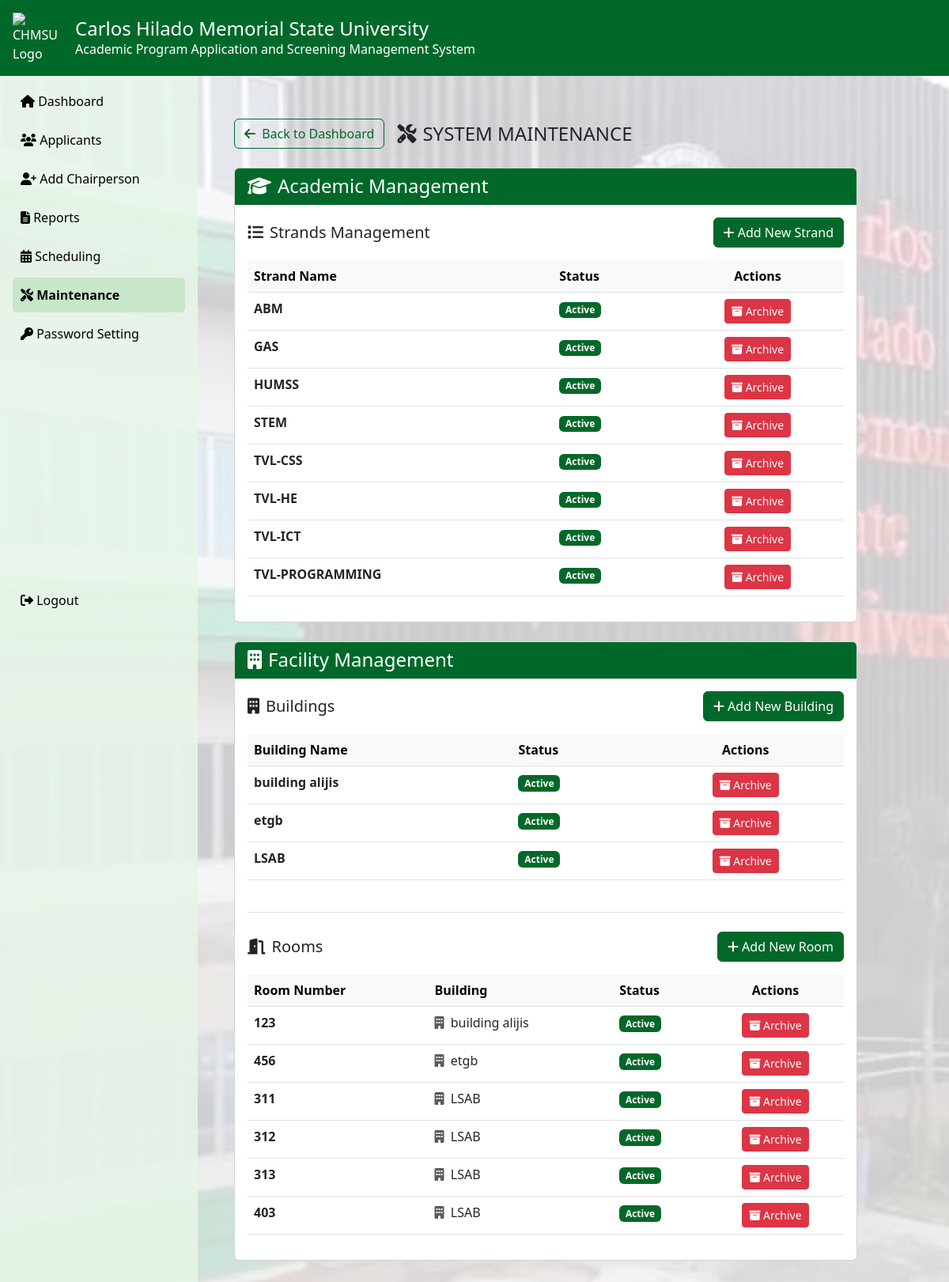
/admin/admin_dashboard.php?page=maintenance, run on the app's committed database.
### tables this page shows
CREATE TABLE `strands` (
  `id` int(11) NOT NULL,
  `name` varchar(100) NOT NULL,
  `status` enum('active','archived') NOT NULL DEFAULT 'active',
  `created_at` timestamp NOT NULL DEFAULT current_timestamp(),
  `updated_at` timestamp NULL DEFAULT NULL ON UPDATE current_timestamp()
);

CREATE TABLE `buildings` (
  `id` int(11) NOT NULL,
  `name` varchar(100) NOT NULL,
  `chair_id` int(11) DEFAULT NULL,
  `status` enum('active','archived') NOT NULL DEFAULT 'active',
  `created_at` timestamp NOT NULL DEFAULT current_timestamp()
);

CREATE TABLE `rooms` (
  `id` int(11) NOT NULL,
  `building_id` int(11) NOT NULL,
  `chair_id` int(11) DEFAULT NULL,
  `room_number` varchar(50) NOT NULL,
  `status` enum('active','archived') NOT NULL DEFAULT 'active',
  `created_at` timestamp NOT NULL DEFAULT current_timestamp()
);

### admin/maintenance.php (the view, shortened to what this page needs)
<?php
require_once '../config/database.php';
$chairId = $_SESSION['chair_id'] ?? null;
$isChairperson = isset($_SESSION['user_type']) && $_SESSION['user_type'] === 'chairperson';
try {
    $stmt = $pdo->query("SELECT * FROM strands ORDER BY status, name");
    $strands = $stmt->fetchAll(PDO::FETCH_ASSOC);
} catch (PDOException $e) {
    $strands = [];
    $error_message = "Failed to fetch strands: " . $e->getMessage();
}
try {
    if ($isChairperson && $chairId) {
        $stmt = $pdo->prepare("SELECT * FROM buildings WHERE chair_id = ? ORDER BY status, name");
        $stmt->execute([$chairId]);
    } else {
        $stmt = $pdo->query("SELECT * FROM buildings ORDER BY status, name");
    }
    $buildings = $stmt->fetchAll(PDO::FETCH_ASSOC);
} catch (PDOException $e) {
    $buildings = [];
    $error_message = "Failed to fetch buildings: " . $e->getMessage();
}
try {
    if ($isChairperson && $chairId) {
        $stmt = $pdo->prepare("SELECT r.*, b.name as building_name FROM rooms r JOIN buildings b ON r.building_id = b.id WHERE r.chair_id = ? ORDER BY r.status, b.name, r.room_number");
        $stmt->execute([$chairId]);
    } else {
        $stmt = $pdo->query("SELECT r.*, b.name as building_name FROM rooms r JOIN buildings b ON r.building_id = b.id ORDER BY r.status, b.name, r.room_number");
    }
    $rooms = $stmt->fetchAll(PDO::FETCH_ASSOC);
} catch (PDOException $e) {
    $rooms = [];
    $error_message = "Failed to fetch rooms: " . $e->getMessage();
}
?>
<div class="container-fluid px-4" style="padding-top: 30px;">
    <div class="row mb-4">
        <div class="col-12">
            <div class="d-flex justify-content-between align-items-center">
                <div class="d-flex align-items-center">
                    <a href="?page=<?= isset($_SESSION['user_type']) && $_SESSION['user_type'] === 'chairperson' ? 'chair_dashboard' : (isset($_SESSION['user_type']) && $_SESSION['user_type'] === 'interviewer' ? 'interviewer_dashboard' : 'dashboard') ?>" class="btn btn-outline-success me-3">
                        <i class="fas fa-arrow-left me-1"></i> Back to Dashboard
                    </a>
                    <h4 class="mb-0"><i class="fas fa-tools me-2"></i>SYSTEM MAINTENANCE</h4>
                </div>
            </div>
        </div>
    </div>
    <div class="toast-container position-fixed top-0 end-0 p-3" style="z-index: 1055;">
    </div>
    <div class="row mb-4">
        <div class="col-12">
            <div class="card">
                <div class="card-header bg-success text-white">
                    <h4 class="mb-0"><i class="fas fa-graduation-cap me-2"></i>Academic Management</h4>
                </div>
                <div class="card-body">
                    <div class="d-flex justify-content-between align-items-center mb-3">
                        <h5 class="mb-0"><i class="fas fa-list me-2"></i>Strands Management</h5>
                        <button type="button" class="btn btn-success" data-bs-toggle="modal" data-bs-target="#addStrandFormModal">
                            <i class="fas fa-plus"></i> Add New Strand
                        </button>
                    </div>
                    <div class="table-responsive">
                        <table class="table table-hover">
                            <thead class="table-light">
                                <tr>
                                    <th>Strand Name</th>
                                    <th>Status</th>
                                    <th class="text-center">Actions</th>
                                </tr>
                            </thead>
                            <tbody>
                                <?php foreach ($strands as $strand): ?>
                                    <tr>
                                        <td>
                                            <strong><?= htmlspecialchars($strand['name']) ?></strong>
                                        </td>
                                        <td>
                                            <span class="badge bg-<?= $strand['status'] === 'active' ? 'success' : 'secondary' ?>">
                                                <?= ucfirst($strand['status']) ?>
                                            </span>
                                        </td>
                                        <td class="text-center">
                                            <?php if ($strand['status'] === 'active'): ?>
                                                <button type="button" class="btn btn-sm btn-danger" data-bs-toggle="modal" data-bs-target="#archiveStrandModal" onclick="setStrandToArchive(<?= $strand['id'] ?>, '<?= htmlspecialchars($strand['name']) ?>')">
                                                    <i class="fas fa-archive"></i> Archive
                                                </button>
                                            <?php else: ?>
                                                <button type="button" class="btn btn-sm btn-success" data-bs-toggle="modal" data-bs-target="#restoreStrandModal" onclick="setStrandToRestore(<?= $strand['id'] ?>, '<?= htmlspecialchars($strand['name']) ?>')">
                                                    <i class="fas fa-undo"></i> Restore
                                                </button>
                                            <?php endif; ?>
                                        </td>
                                    </tr>
                                <?php endforeach; ?>
                            </tbody>
                        </table>
                    </div>
                </div>
            </div>
        </div>
    </div>
    <div class="row mb-4">
        <div class="col-12">
            <div class="card">
                <div class="card-header bg-success text-white">
                    <h4 class="mb-0"><i class="fas fa-building me-2"></i>Facility Management</h4>
                </div>
                <div class="card-body">
                    <div class="mb-4">
                        <div class="d-flex justify-content-between align-items-center mb-3">
                            <h5 class="mb-0"><i class="fas fa-building me-2"></i>Buildings</h5>
                            <button type="button" class="btn btn-success" data-bs-toggle="modal" data-bs-target="#addBuildingFormModal">
                                <i class="fas fa-plus"></i> Add New Building
                            </button>
                        </div>
                        <div class="table-responsive">
                            <table class="table table-hover">
                                <thead class="table-light">
                                    <tr>
                                        <th>Building Name</th>
                                        <th>Status</th>
                                        <th class="text-center">Actions</th>
                                    </tr>
                                </thead>
                                <tbody>
                                    <?php foreach ($buildings as $building): ?>
                                        <tr>
                                            <td>
                                                <strong><?= htmlspecialchars($building['name']) ?></strong>
                                            </td>
                                            <td>
                                                <span class="badge bg-<?= $building['status'] === 'active' ? 'success' : 'secondary' ?>">
                                                    <?= ucfirst($building['status']) ?>
                                                </span>
                                            </td>
                                            <td class="text-center">
                                                <?php if ($building['status'] === 'active'): ?>
                                                    <button type="button" class="btn btn-sm btn-danger" data-bs-toggle="modal" data-bs-target="#archiveBuildingModal" onclick="setBuildingToArchive(<?= $building['id'] ?>, '<?= htmlspecialchars($building['name']) ?>')">
                                                        <i class="fas fa-archive"></i> Archive
                                                    </button>
                                                <?php else: ?>
                                                    <button type="button" class="btn btn-sm btn-success" data-bs-toggle="modal" data-bs-target="#restoreBuildingModal" onclick="setBuildingToRestore(<?= $building['id'] ?>, '<?= htmlspecialchars($building['name']) ?>')">
                                                        <i class="fas fa-undo"></i> Restore
                                                    </button>
                                                <?php endif; ?>
                                            </td>
                                        </tr>
                                    <?php endforeach; ?>
                                </tbody>
                            </table>
                        </div>
                    </div>
                    <div class="border-top pt-4">
                        <div class="d-flex justify-content-between align-items-center mb-3">
                            <h5 class="mb-0"><i class="fas fa-door-open me-2"></i>Rooms</h5>
                            <button type="button" class="btn btn-success" data-bs-toggle="modal" data-bs-target="#addRoomFormModal">
                                <i class="fas fa-plus"></i> Add New Room
                            </button>
                        </div>
                        <div class="table-responsive">
                            <table class="table table-hover">
                                <thead class="table-light">
                                    <tr>
                                        <th>Room Number</th>
                                        <th>Building</th>
                                        <th>Status</th>
                                        <th class="text-center">Actions</th>
                                    </tr>
                                </thead>
                                <tbody>
                                    <?php foreach ($rooms as $room): ?>
                                        <tr>
                                            <td>
                                                <strong><?= htmlspecialchars($room['room_number']) ?></strong>
                                            </td>
                                            <td>
                                                <i class="fas fa-building text-muted me-1"></i>
                                                <?= htmlspecialchars($room['building_name']) ?>
                                            </td>
                                            <td>
                                                <span class="badge bg-<?= $room['status'] === 'active' ? 'success' : ($room['status'] === 'maintenance' ? 'danger' : 'secondary') ?>">
                                                    <?= ucfirst($room['status']) ?>
                                                </span>
                                            </td>
                                            <td class="text-center">
                                                <?php if ($room['status'] === 'active'): ?>
                                                    <button type="button" class="btn btn-sm btn-danger" data-bs-toggle="modal" data-bs-target="#archiveRoomModal" onclick="setRoomToArchive(<?= $room['id'] ?>, '<?= htmlspecialchars($room['room_number']) ?>', '<?= htmlspecialchars($room['building_name']) ?>')">
                                                        <i class="fas fa-archive"></i> Archive
                                                    </button>
                                                <?php endif; ?>
                                            </td>
                                        </tr>
                                    <?php endforeach; ?>
                                </tbody>
                            </table>
                        </div>
                    </div>
                </div>
            </div>
        </div>
    </div>
</div>

### admin/admin_dashboard.php (style rules this page uses)
body { background: url('images/chmsubg.jpg') no-repeat center center fixed; background-size: cover; margin: 0; padding: 0; overflow-x: hidden; }

### admin/maintenance.php (style rules this page uses)
.btn-outline-success { border-color: rgb(0, 105, 42); color: rgb(0, 105, 42); font-weight: 500; border-radius: 6px; transition: all 0.2s ease; }
.bg-success { background-color: rgb(0, 105, 42) !important; }
.btn-success { background-color: rgb(0, 105, 42); border-color: rgb(0, 105, 42); }
.badge.bg-success { background-color: rgb(0, 105, 42) !important; }

### data on the page
strands: name "ABM", status "Active"
strands: name "GAS", status "Active"
strands: name "HUMSS", status "Active"
strands: name "STEM", status "Active"
strands: name "TVL-CSS", status "Active"
strands: name "TVL-HE", status "Active"
strands: name "TVL-ICT", status "Active"
strands: name "TVL-PROGRAMMING", status "Active"
buildings: name "building alijis", status "Active"
buildings: name "etgb", status "Active"
buildings: name "LSAB", status "Active"
rooms: room_number "123", building.name "building alijis", status "Active"
rooms: room_number "456", building.name "etgb", status "Active"
rooms: room_number "311", building.name "LSAB", status "Active"
rooms: room_number "312", building.name "LSAB", status "Active"
rooms: room_number "313", building.name "LSAB", status "Active"
rooms: room_number "403", building.name "LSAB", status "Active"
